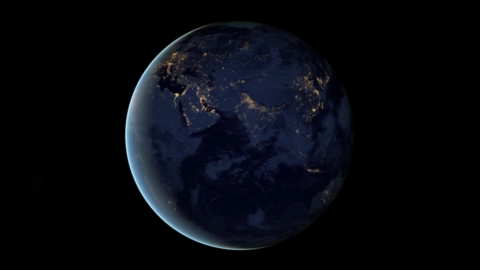
#> input picture frame 90 of exp7/my_video.mp4, 480 x 270 px
$ python exp.py.py
#> lines starting #> are read from the running program, lines starting #| are printed output that depends on the picture; after the words box and inside, x2 and y2 are one past the last pixel; in counts of white or black regions, pixels touching at a corner belong together
import cv2
import os

def play_video_at_different_speeds(video_path):
    # Check if your video file actually exists in the folder
#> called with video_path = 'exp7/my_video.mp4'
    if not os.path.exists(video_path):
        print(f"\n[ERROR] The video file was not found at: '{video_path}'")
        print("Please ensure your video file is saved inside your 'exp7' folder and named exactly 'my_video.mp4'.\n")
        return

    # Define our three speed stages (measured in milliseconds of delay)
    # Normal ~ 30ms delay (~33 FPS)
    # Slow Motion ~ 120ms delay (4x slower)
    # Fast Motion ~ 5ms delay (6x faster)
    modes = [
        {"name": "Normal Motion", "delay": 30},
        {"name": "Slow Motion (4x Slower)", "delay": 120},
        {"name": "Fast Motion (6x Faster)", "delay": 5}
    ]

    # Run through each playback speed sequentially
    for mode in modes:
        # Initialize video reader stream
        cap = cv2.VideoCapture(video_path)
        print(f"Now playing: {mode['name']}. (Press 'q' to skip to next speed mode)")

        while cap.isOpened():
            ret, frame = cap.read()
#> frame is the input picture: shape (270, 480, 3); mean B, G, R 14.7, 9.1, 7.3

            # If ret is False, the video has reached its end frame
            if not ret:
                break

            # Overlay the current speed mode banner onto the image
            cv2.putText(frame, f"Mode: {mode['name']}", (30, 50),
                        cv2.FONT_HERSHEY_SIMPLEX, 1.0, (0, 255, 255), 2)
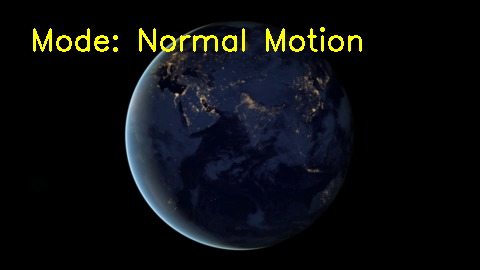
#> frame: shape (270, 480, 3); 1.75% of pixels changed, all inside (x1, y1, x2, y2) = (33, 27, 362, 52)

            # Render the frame to the output monitor window
            cv2.imshow("Experiment 7 - Video Processing", frame)

            # The waitKey delay alters execution loop speed directly
            if cv2.waitKey(mode['delay']) & 0xFF == ord('q'):
#> (key q is pressed here)
                print(f"Skipped {mode['name']}")
                break

        # Close the stream reader before opening it for the next round
        cap.release()

    cv2.destroyAllWindows()
    print("All speed simulation modes completed successfully.")

if __name__ == "__main__":
    # --- AUTOMATED CONFIGURATION ---
    # Automatically finds the absolute directory path where this script file lives
    script_dir = os.path.dirname(os.path.abspath(__file__))

    # Joins the script path cleanly with your video name
    input_video = os.path.join(script_dir, "my_video.mp4")

    # Run the function
    play_video_at_different_speeds(input_video)
